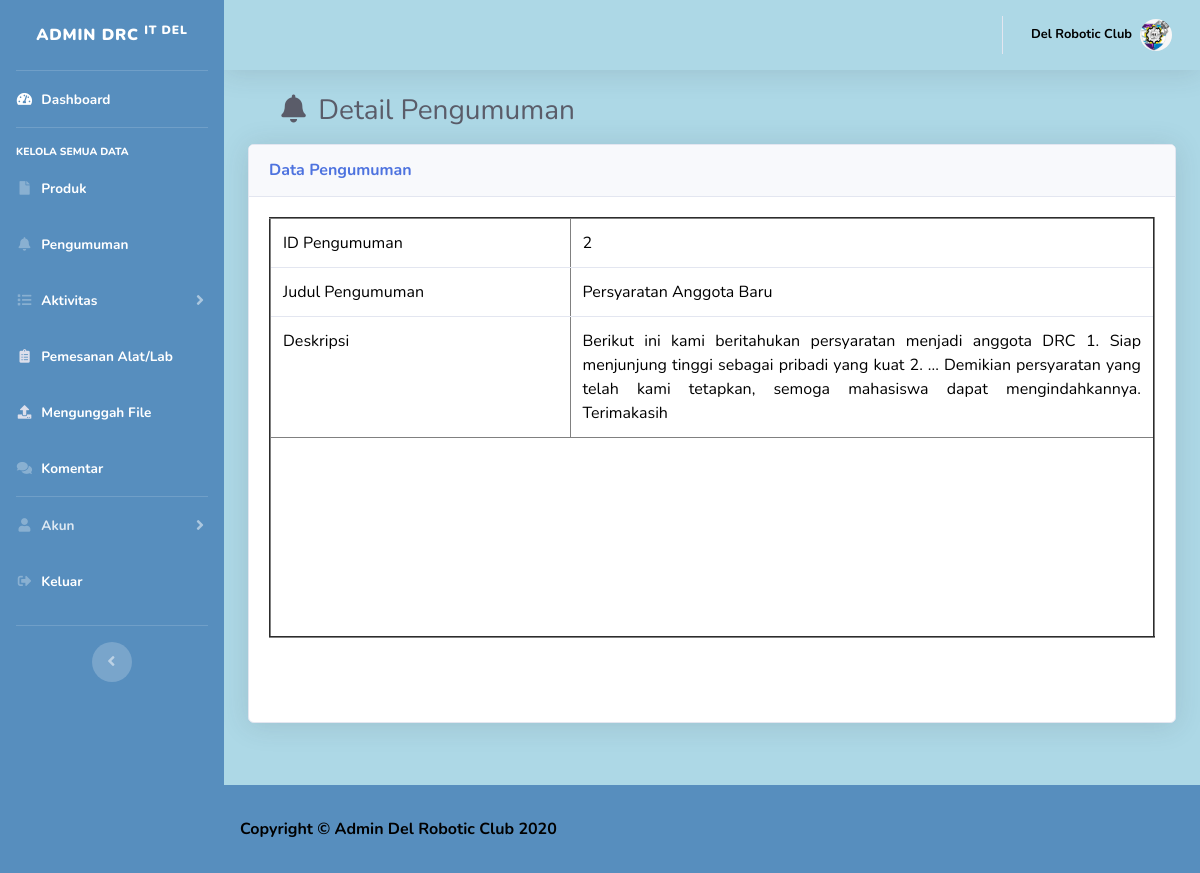
The page /admin/detail_pengumuman.php?id=2 on the database its author committed.
### tables this page shows
CREATE TABLE `pengumuman` (
  `id_pengumuman` int(20) NOT NULL,
  `judul` varchar(100) NOT NULL,
  `deskripsi` varchar(500) NOT NULL,
  `waktu` date DEFAULT NULL
);

### admin/detail_pengumuman.php (the view, shortened to what this page needs)
<!DOCTYPE html>
<html lang="en">
	<head>
		<?php
			include 'commons/header.php';
		?>
	</head>
	<body id="page-top">
		<div id="wrapper">
			<div class="container-fluid">
				<h1 style="color:black" class="h3 mb-2 text-gray-800">&emsp;<span class="fas fa-fw fa-bell"></span>&nbsp;Detail Pengumuman</h1>
				<div class="card shadow mb-4">
					<div class="card-header py-3">
						<h6 class="m-0 font-weight-bold text-primary">Data Pengumuman</h6>
					</div>
					<div class="card-body">
						<div class="table-responsive">
							<?php
								include 'database/koneksi.php';
							?>
							<?php
								$id_produk=mysqli_real_escape_string($koneksi, $_GET['id']);
								$det=mysqli_query($koneksi, "select * from pengumuman where id_pengumuman='$id_produk'")or die(mysql_error());
								while($d=mysqli_fetch_array($det)){
									?>
									<table class="table" border="2" style="background:white;color:black;   ">
										<tr>
											<td style="width:300px;">ID Pengumuman</td>
											<td><?php echo $d['id_pengumuman'] ?></td>
										</tr>
										<tr>
											<td>Judul Pengumuman</td>
											<td><?php echo $d['judul'] ?></td>
										</tr>
										<tr>
											<td>Deskripsi</td>
											<td style="text-align:justify;"><?php echo ($d['deskripsi']) ?></td>
                                        </tr>
                                        <tr style="height:200px;">
                                        </tr>
									</table>
							<?php } ?><br><br>
						</div>
					</div>
				</div>
                <a style="color:black;" class="btn" href="pengumuman.php" class="fas fa-fw fa-arrow-left">
					<span class="fa fa-sign-out-alt" style="margin-left:1400px;">&nbsp;Kembali</span><br>
				</a>
			</div>
            </div>
	<?php
	    include 'commons/footer.php'
	?>
</body>
</html>

### rows shown on the page
pengumuman: id_pengumuman "2", judul "Persyaratan Anggota Baru", deskripsi "Berikut ini kami beritahukan persyaratan menjadi anggota DRC 1. Siap menjunjung tinggi sebagai pribadi yang kuat 2. ... Demikian persyaratan yang telah kami tetapkan, semoga mahasiswa dapat mengindahkannya. Terimakasih"
